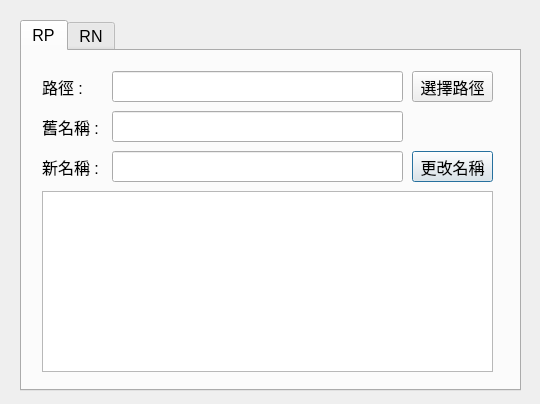
<?xml version="1.0" encoding="UTF-8"?>
<ui version="4.0">
 <class>Dialog</class>
 <widget class="QDialog" name="Dialog">
  <property name="geometry">
   <rect>
    <x>0</x>
    <y>0</y>
    <width>540</width>
    <height>404</height>
   </rect>
  </property>
  <property name="windowTitle">
   <string>Dialog</string>
  </property>
  <widget class="QTabWidget" name="tabWidget">
   <property name="geometry">
    <rect>
     <x>20</x>
     <y>20</y>
     <width>501</width>
     <height>371</height>
    </rect>
   </property>
   <property name="font">
    <font>
     <pointsize>12</pointsize>
    </font>
   </property>
   <property name="currentIndex">
    <number>0</number>
   </property>
   <widget class="QWidget" name="tab_3">
    <attribute name="title">
     <string>RP</string>
    </attribute>
    <widget class="QTextBrowser" name="browserRP">
     <property name="geometry">
      <rect>
       <x>20</x>
       <y>140</y>
       <width>451</width>
       <height>181</height>
      </rect>
     </property>
    </widget>
    <widget class="QLabel" name="label_3">
     <property name="geometry">
      <rect>
       <x>20</x>
       <y>100</y>
       <width>71</width>
       <height>31</height>
      </rect>
     </property>
     <property name="font">
      <font>
       <pointsize>12</pointsize>
      </font>
     </property>
     <property name="text">
      <string>新名稱 :</string>
     </property>
    </widget>
    <widget class="QLabel" name="label_2">
     <property name="geometry">
      <rect>
       <x>20</x>
       <y>60</y>
       <width>71</width>
       <height>31</height>
      </rect>
     </property>
     <property name="font">
      <font>
       <pointsize>12</pointsize>
      </font>
     </property>
     <property name="text">
      <string>舊名稱 :</string>
     </property>
    </widget>
    <widget class="QLabel" name="label">
     <property name="geometry">
      <rect>
       <x>20</x>
       <y>20</y>
       <width>71</width>
       <height>31</height>
      </rect>
     </property>
     <property name="font">
      <font>
       <pointsize>12</pointsize>
      </font>
     </property>
     <property name="text">
      <string>路徑 :</string>
     </property>
    </widget>
    <widget class="QPushButton" name="okButtonRP">
     <property name="geometry">
      <rect>
       <x>390</x>
       <y>100</y>
       <width>81</width>
       <height>31</height>
      </rect>
     </property>
     <property name="text">
      <string>更改名稱</string>
     </property>
    </widget>
    <widget class="QLineEdit" name="lineEditNewRP">
     <property name="geometry">
      <rect>
       <x>90</x>
       <y>100</y>
       <width>291</width>
       <height>31</height>
      </rect>
     </property>
    </widget>
    <widget class="QToolButton" name="chooseButtonRP">
     <property name="geometry">
      <rect>
       <x>390</x>
       <y>20</y>
       <width>81</width>
       <height>31</height>
      </rect>
     </property>
     <property name="text">
      <string>選擇路徑</string>
     </property>
    </widget>
    <widget class="QLineEdit" name="lineEditPathRP">
     <property name="geometry">
      <rect>
       <x>90</x>
       <y>20</y>
       <width>291</width>
       <height>31</height>
      </rect>
     </property>
    </widget>
    <widget class="QLineEdit" name="lineEditOldRP">
     <property name="geometry">
      <rect>
       <x>90</x>
       <y>60</y>
       <width>291</width>
       <height>31</height>
      </rect>
     </property>
    </widget>
   </widget>
   <widget class="QWidget" name="tab_4">
    <attribute name="title">
     <string>RN</string>
    </attribute>
    <widget class="QLabel" name="label_4">
     <property name="geometry">
      <rect>
       <x>20</x>
       <y>60</y>
       <width>71</width>
       <height>31</height>
      </rect>
     </property>
     <property name="font">
      <font>
       <pointsize>12</pointsize>
      </font>
     </property>
     <property name="text">
      <string>新名稱 :</string>
     </property>
    </widget>
    <widget class="QLabel" name="label_6">
     <property name="geometry">
      <rect>
       <x>20</x>
       <y>20</y>
       <width>71</width>
       <height>31</height>
      </rect>
     </property>
     <property name="font">
      <font>
       <pointsize>12</pointsize>
      </font>
     </property>
     <property name="text">
      <string>路徑 :</string>
     </property>
    </widget>
    <widget class="QPushButton" name="okButtonRN">
     <property name="geometry">
      <rect>
       <x>390</x>
       <y>60</y>
       <width>81</width>
       <height>31</height>
      </rect>
     </property>
     <property name="text">
      <string>更改名稱</string>
     </property>
    </widget>
    <widget class="QLineEdit" name="lineEditNewRN">
     <property name="geometry">
      <rect>
       <x>90</x>
       <y>60</y>
       <width>291</width>
       <height>31</height>
      </rect>
     </property>
    </widget>
    <widget class="QLineEdit" name="lineEditPathRN">
     <property name="geometry">
      <rect>
       <x>90</x>
       <y>20</y>
       <width>291</width>
       <height>31</height>
      </rect>
     </property>
    </widget>
    <widget class="QToolButton" name="chooseButtonRN">
     <property name="geometry">
      <rect>
       <x>390</x>
       <y>20</y>
       <width>81</width>
       <height>31</height>
      </rect>
     </property>
     <property name="text">
      <string>選擇路徑</string>
     </property>
    </widget>
    <widget class="QTextBrowser" name="browserRN">
     <property name="geometry">
      <rect>
       <x>20</x>
       <y>140</y>
       <width>451</width>
       <height>181</height>
      </rect>
     </property>
    </widget>
   </widget>
  </widget>
 </widget>
 <resources/>
 <connections/>
</ui>
